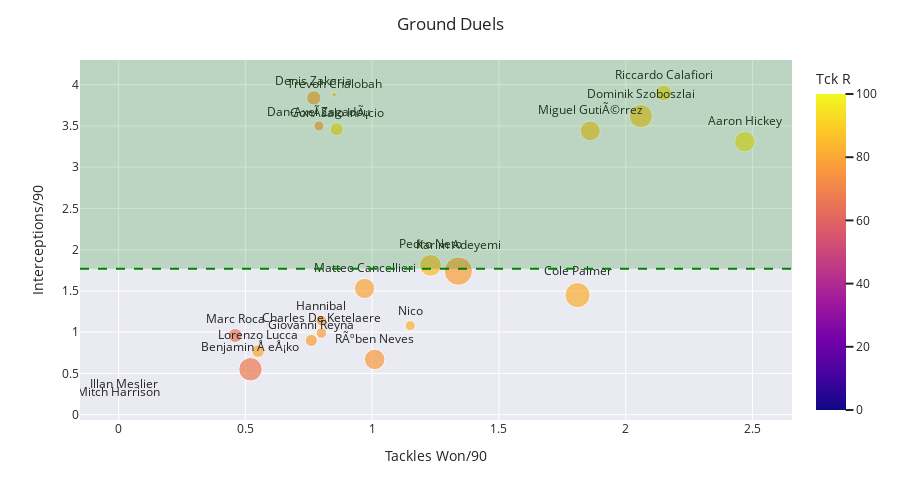

Source (notebook cell):
### Code cell
#Analysing Ground Duels ability
fig = px.scatter(df, x="Tck", y="Int/90", text="Name", log_x=False, size_max=20, color="Tck R", size= 'Fls')
#fig.update_yaxes(autorange="reversed")
fig.update_traces(textposition='top center')
fig.update_layout(height=500)
fig.update_xaxes(title_text='Tackles Won/90')
fig.update_yaxes(title_text='Interceptions/90')
fig.add_hline(y=1.77, opacity=1, line_width=2, line_dash='dash', line_color='green')
fig.add_hrect(y0=1.77, y1=df["Int/90"].max()+0.4, line_width=0, fillcolor="green", opacity=0.2)
for template in ["seaborn"]:
    fig.update_layout(template=template, title="Ground Duels")
fig.show()

### Figure 1 — Plotly figure (JSON) as saved in the notebook; plotly's stock layout.template omitted (floating-point values rounded to 4 significant figures)
{"data": [{"hovertemplate": "Tck=%{x}<br>Int/90=%{y}<br>Fls=%{marker.size}<br>Name=%{text}<br>Tck R=%{marker.color}<extra></extra>", "legendgroup": "", "marker": {"color": [67, 78, 80, 86, 82, 78, 79, 85, 78, 77, 65, 76, 93, 77, 91, 83, 76, 90, 88, 0, 86, 100], "coloraxis": "coloraxis", "size": [48, 70, 14, 47, 56, 13, 36, 42, 10, 10, 17, 37, 37, 18, 15, 9, 9, 22, 2, 0, 35, 0], "sizemode": "area", "sizeref": 0.175, "symbol": "circle"}, "mode": "markers+text", "name": "", "orientation": "v", "showlegend": false, "text": ["Benjamin Å eÅ¡ko", "Karim Adeyemi", "Lorenzo Lucca", "Dominik Szoboszlai", "Cole Palmer", "Giovanni Reyna", "Matteo Cancellieri", "Pedro Neto", "Charles De Ketelaere", "Hannibal", "Marc Roca", "RÃºben Neves", "Aaron Hickey", "Denis Zakaria", "GonÃ§alo InÃ¡cio", "Nico", "Dan-Axel Zagadou", "Riccardo Calafiori", "Trevoh Chalobah", "Mitch Harrison", "Miguel GutiÃ©rrez", "Illan Meslier"], "textposition": "top center", "type": "scatter", "x": [0.52, 1.34, 0.55, 2.06, 1.81, 0.76, 0.97, 1.23, 0.8, 0.8, 0.46, 1.01, 2.47, 0.77, 0.86, 1.15, 0.79, 2.15, 0.85, 0, 1.86, 0.02], "xaxis": "x", "y": [0.55, 1.74, 0.77, 3.62, 1.45, 0.9, 1.53, 1.81, 0.99, 1.14, 0.96, 0.67, 3.31, 3.84, 3.46, 1.08, 3.5, 3.9, 3.88, 0.19, 3.44, 0.29], "yaxis": "y"}], "layout": {"coloraxis": {"colorbar": {"title": {"text": "Tck R"}}, "colorscale": [[0, "#0d0887"], [0.1111, "#46039f"], [0.2222, "#7201a8"], [0.3333, "#9c179e"], [0.4444, "#bd3786"], [0.5556, "#d8576b"], [0.6667, "#ed7953"], [0.7778, "#fb9f3a"], [0.8889, "#fdca26"], [1, "#f0f921"]]}, "height": 500, "legend": {"itemsizing": "constant", "tracegroupgap": 0}, "margin": {"t": 60}, "shapes": [{"line": {"color": "green", "dash": "dash", "width": 2}, "opacity": 1, "type": "line", "x0": 0, "x1": 1, "xref": "x domain", "y0": 1.77, "y1": 1.77, "yref": "y"}, {"fillcolor": "green", "line": {"width": 0}, "opacity": 0.2, "type": "rect", "x0": 0, "x1": 1, "xref": "x domain", "y0": 1.77, "y1": 4.3, "yref": "y"}], "title": {"text": "Ground Duels"}, "xaxis": {"anchor": "y", "domain": [0, 1], "title": {"text": "Tackles Won/90"}}, "yaxis": {"anchor": "x", "domain": [0, 1], "title": {"text": "Interceptions/90"}}}}
